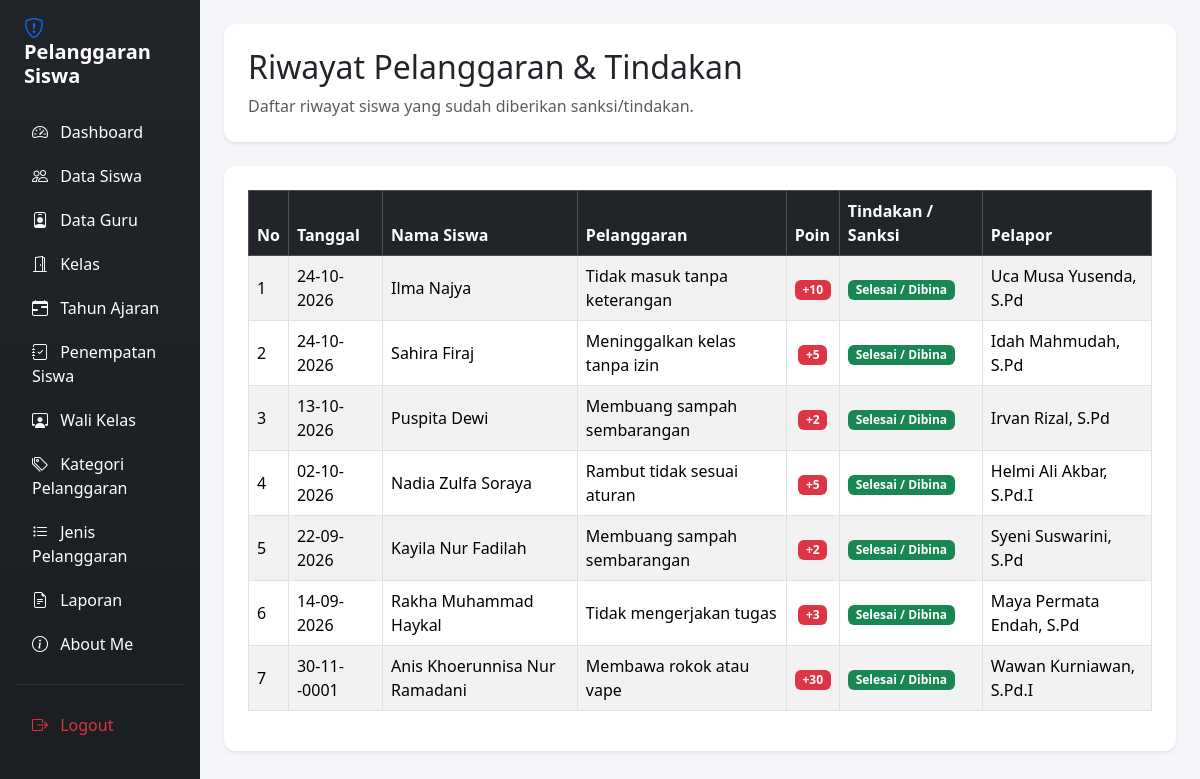
Page /riwayat.php (signed in) on the committed database.
### tables this page shows
CREATE TABLE `t_pelanggaran_siswa` (
  `id` int(11) NOT NULL,
  `tahun_ajaran_id` int(11) DEFAULT NULL,
  `siswa_id` int(11) DEFAULT NULL,
  `nama_siswa` varchar(150) NOT NULL,
  `kelas_id` int(11) DEFAULT NULL,
  `nama_kelas` varchar(100) NOT NULL,
  `pelanggaran_id` int(11) DEFAULT NULL,
  `nama_pelanggaran` varchar(150) NOT NULL,
  `pelanggaran_kategori_id` int(11) DEFAULT NULL,
  `guru_id` int(11) DEFAULT NULL,
  `nama_guru` varchar(150) NOT NULL,
  `tanggal` date DEFAULT NULL,
  `keterangan` text NOT NULL,
  `poin` int(11) NOT NULL,
  `tindakan` text NOT NULL,
  `status` varchar(30) NOT NULL,
  `created_at` timestamp NOT NULL DEFAULT current_timestamp(),
  `updated_at` timestamp NOT NULL DEFAULT current_timestamp()
);

CREATE TABLE `t_siswa` (
  `id` int(11) NOT NULL,
  `nis` varchar(10) DEFAULT NULL,
  `nisn` varchar(10) NOT NULL,
  `nama` varchar(150) DEFAULT NULL,
  `jenis_kelamin` char(1) NOT NULL,
  `tanggal_lahir` date NOT NULL,
  `alamat` text NOT NULL,
  `status_aktif` tinyint(1) NOT NULL,
  `created_at` timestamp NOT NULL DEFAULT current_timestamp(),
  `updated_at` timestamp NOT NULL DEFAULT current_timestamp()
);

CREATE TABLE `t_pelanggaran` (
  `id` int(11) NOT NULL,
  `pelanggaran_kategori_id` int(11) DEFAULT NULL,
  `kode` varchar(30) DEFAULT NULL,
  `nama` varchar(150) DEFAULT NULL,
  `poin` int(11) NOT NULL,
  `deskripsi` text NOT NULL,
  `status_aktif` tinyint(1) NOT NULL,
  `created_at` timestamp NOT NULL DEFAULT current_timestamp(),
  `updated_at` timestamp NOT NULL DEFAULT current_timestamp()
);

CREATE TABLE `t_guru` (
  `id` int(11) NOT NULL,
  `nip` varchar(18) NOT NULL,
  `nama` varchar(150) DEFAULT NULL,
  `email` varchar(150) NOT NULL,
  `status_aktif` tinyint(1) NOT NULL,
  `user_id` int(11) NOT NULL,
  `created_at` timestamp NOT NULL DEFAULT current_timestamp(),
  `updated_at` timestamp NOT NULL DEFAULT current_timestamp()
);

### riwayat.php (the view, shortened to what this page needs)
<?php
include "config/koneksi.php";
$roleUser = $_SESSION['role'] ?? 'guru';
$hasil_kolom = mysqli_query($koneksi, "SHOW COLUMNS FROM t_pelanggaran_siswa");
$kolom_tersedia = [];
while ($kolom = mysqli_fetch_assoc($hasil_kolom)) {
    $kolom_tersedia[] = $kolom['Field'];
}
$select_tindakan = in_array('jenis_tindakan', $kolom_tersedia, true) ? ", ps.jenis_tindakan" : ", 'Selesai / Dibina' AS jenis_tindakan";
$where_status = in_array('status', $kolom_tersedia, true) ? "WHERE ps.status = 'Selesai'" : "";
$sql = "SELECT
            ps.id,
            ps.tanggal,
            ps.keterangan,
            s.nis,
            s.nama AS nama_siswa,
            p.nama AS nama_pelanggaran,
            p.poin,
            g.nama AS nama_guru
            $select_tindakan
        FROM t_pelanggaran_siswa ps
        LEFT JOIN t_siswa s ON ps.siswa_id = s.id
        LEFT JOIN t_pelanggaran p ON ps.pelanggaran_id = p.id
        LEFT JOIN t_guru g ON ps.guru_id = g.id
        $where_status
        ORDER BY ps.tanggal DESC, ps.id DESC";
$query = mysqli_query($koneksi, $sql);
?>
<!DOCTYPE html>
<html lang="id">
<head>
    <link href="https://cdn.jsdelivr.net/npm/bootstrap@5.3.3/dist/css/bootstrap.min.css" rel="stylesheet">
    <link href="https://cdn.jsdelivr.net/npm/bootstrap-icons@1.11.3/font/bootstrap-icons.min.css" rel="stylesheet">
    <link href="https://cdn.datatables.net/2.3.4/css/dataTables.bootstrap5.min.css" rel="stylesheet">
</head>
<body>
<div class="container-fluid">
    <div class="row">
        <div class="col-md-3 col-lg-2 sidebar p-3">
            <h4 class="text-white mb-4 fw-bold fs-5 px-2">
                <i class="bi bi-shield-exclamation text-primary me-2"></i> Pelanggaran Siswa
            </h4>
            <?php if ($roleUser == 'admin') { ?>
                <ul class="nav nav-pills flex-column gap-1">
                    <li class="nav-item"><a href="dashboard.php" class="nav-link text-white"><i class="bi bi-speedometer2 me-2"></i> Dashboard</a></li>
                    <li class="nav-item"><a href="data_siswa.php" class="nav-link text-white"><i class="bi bi-people me-2"></i> Data Siswa</a></li>
                    <li class="nav-item"><a href="data_guru.php" class="nav-link text-white"><i class="bi bi-person-badge me-2"></i> Data Guru</a></li>
                    <li class="nav-item"><a href="kelas.php" class="nav-link text-white"><i class="bi bi-door-open me-2"></i> Kelas</a></li>
                    <li class="nav-item"><a href="tahun_ajaran.php" class="nav-link text-white"><i class="bi bi-calendar-range me-2"></i> Tahun Ajaran</a></li>
                    <li class="nav-item"><a href="penepatan_siswa.php" class="nav-link text-white"><i class="bi bi-journal-check me-2"></i> Penempatan Siswa</a></li>
                    <li class="nav-item"><a href="wali_kelas.php" class="nav-link text-white"><i class="bi bi-person-workspace me-2"></i> Wali Kelas</a></li>
                    <li class="nav-item"><a href="kategori_pelanggaran.php" class="nav-link text-white"><i class="bi bi-tags me-2"></i> Kategori Pelanggaran</a></li>
                    <li class="nav-item"><a href="jenis_pelanggaran.php" class="nav-link text-white"><i class="bi bi-list-task me-2"></i> Jenis Pelanggaran</a></li>
                    <li class="nav-item"><a href="laporan.php" class="nav-link text-white"><i class="bi bi-file-earmark-text me-2"></i> Laporan</a></li>
                    <li class="nav-item"><a href="aboutme.php" class="nav-link text-white"><i class="bi bi-info-circle me-2"></i> About Me</a></li>
                    <hr class="text-secondary my-3">
                    <li class="nav-item"><a href="logout.php" class="nav-link text-danger"><i class="bi bi-box-arrow-right me-2"></i> Logout</a></li>
                </ul>
            <?php } ?>
        </div>
        <main class="col-md-9 col-lg-10 p-4">
            <div class="card shadow-sm p-4 bg-white mb-4">
                <h2>Riwayat Pelanggaran & Tindakan</h2>
                <p class="text-muted mb-0">Daftar riwayat siswa yang sudah diberikan sanksi/tindakan.</p>
            </div>
            <div class="card shadow-sm p-4 bg-white">
                <div class="table-responsive">
                    <table id="tabelRiwayat" class="table table-bordered table-striped table-hover align-middle w-100">
                        <thead class="table-dark">
                            <tr>
                                <th>No</th>
                                <th>Tanggal</th>
                                <th>Nama Siswa</th>
                                <th>Pelanggaran</th>
                                <th>Poin</th>
                                <th>Tindakan / Sanksi</th>
                                <th>Pelapor</th>
                            </tr>
                        </thead>
                        <tbody>
                            <?php $no = 1; while ($row = mysqli_fetch_assoc($query)) { ?>
                            <tr>
                                <td><?= $no++; ?></td>
                                <td><?= !empty($row['tanggal']) ? date('d-m-Y', strtotime($row['tanggal'])) : '-'; ?></td>
                                <td><?= htmlspecialchars($row['nama_siswa'] ?? '-'); ?></td>
                                <td><?= htmlspecialchars($row['nama_pelanggaran'] ?? '-'); ?></td>
                                <td class="text-center"><span class="badge bg-danger">+<?= (int)($row['poin'] ?? 0); ?></span></td>
                                <td><span class="badge bg-success"><?= htmlspecialchars($row['jenis_tindakan'] ?? 'Selesai'); ?></span></td>
                                <td><?= htmlspecialchars($row['nama_guru'] ?? '-'); ?></td>
                            </tr>
                            <?php } ?>
                        </tbody>
                    </table>
                </div>
            </div>
        </main>
    </div>
</div>
</body>
</html>

### riwayat.php (style rules this page uses)
body { background-color: #f4f6f9; }
.nav-link { transition: all 0.3s ease; border-radius: 6px; }
.card { border: none; border-radius: 12px; }
.sidebar { background: linear-gradient(180deg, #212529 0%, #1a1e21 100%); min-height: 100vh; }

### rows in the picture
t_pelanggaran_siswa: tanggal "24-10-2026", siswa.nama "Ilma Najya", pelanggaran.nama "Tidak masuk tanpa keterangan", pelanggaran.poin "10", jenis_tindakan "Selesai / Dibina", guru.nama "Uca Musa Yusenda, S.Pd"
t_pelanggaran_siswa: tanggal "24-10-2026", siswa.nama "Sahira Firaj", pelanggaran.nama "Meninggalkan kelas tanpa izin", pelanggaran.poin "5", jenis_tindakan "Selesai / Dibina", guru.nama "Idah Mahmudah, S.Pd"
t_pelanggaran_siswa: tanggal "13-10-2026", siswa.nama "Puspita Dewi", pelanggaran.nama "Membuang sampah sembarangan", pelanggaran.poin "2", jenis_tindakan "Selesai / Dibina", guru.nama "Irvan Rizal, S.Pd"
t_pelanggaran_siswa: tanggal "02-10-2026", siswa.nama "Nadia Zulfa Soraya", pelanggaran.nama "Rambut tidak sesuai aturan", pelanggaran.poin "5", jenis_tindakan "Selesai / Dibina", guru.nama "Helmi Ali Akbar, S.Pd.I"
t_pelanggaran_siswa: tanggal "22-09-2026", siswa.nama "Kayila Nur Fadilah", pelanggaran.nama "Membuang sampah sembarangan", pelanggaran.poin "2", jenis_tindakan "Selesai / Dibina", guru.nama "Syeni Suswarini, S.Pd"
t_pelanggaran_siswa: tanggal "14-09-2026", siswa.nama "Rakha Muhammad Haykal", pelanggaran.nama "Tidak mengerjakan tugas", pelanggaran.poin "3", jenis_tindakan "Selesai / Dibina", guru.nama "Maya Permata Endah, S.Pd"
t_pelanggaran_siswa: tanggal "30-11--0001", siswa.nama "Anis Khoerunnisa Nur Ramadani", pelanggaran.nama "Membawa rokok atau vape", pelanggaran.poin "30", jenis_tindakan "Selesai / Dibina", guru.nama "Wawan Kurniawan, S.Pd.I"
